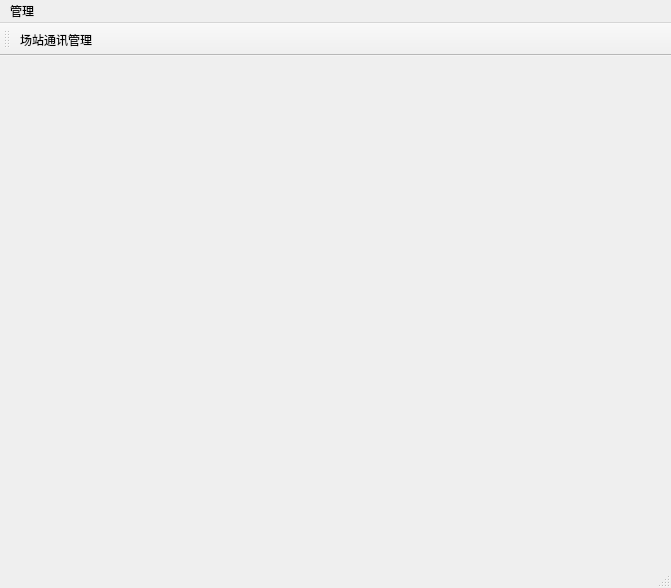
<?xml version="1.0" encoding="UTF-8"?>
<ui version="4.0">
 <class>CStartWindow</class>
 <widget class="QMainWindow" name="CStartWindow">
  <property name="geometry">
   <rect>
    <x>0</x>
    <y>0</y>
    <width>671</width>
    <height>588</height>
   </rect>
  </property>
  <property name="windowTitle">
   <string>MainWindow</string>
  </property>
  <widget class="QWidget" name="centralwidget"/>
  <widget class="QMenuBar" name="menubar">
   <property name="geometry">
    <rect>
     <x>0</x>
     <y>0</y>
     <width>671</width>
     <height>23</height>
    </rect>
   </property>
   <widget class="QMenu" name="menu">
    <property name="title">
     <string>管理</string>
    </property>
    <addaction name="action"/>
   </widget>
   <addaction name="menu"/>
  </widget>
  <widget class="QStatusBar" name="statusbar"/>
  <widget class="QToolBar" name="toolBar">
   <property name="windowTitle">
    <string>toolBar</string>
   </property>
   <attribute name="toolBarArea">
    <enum>TopToolBarArea</enum>
   </attribute>
   <attribute name="toolBarBreak">
    <bool>false</bool>
   </attribute>
   <addaction name="action"/>
  </widget>
  <action name="action">
   <property name="text">
    <string>场站通讯管理</string>
   </property>
  </action>
 </widget>
 <resources/>
 <connections/>
</ui>
